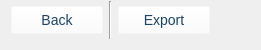
            <widget class="QFrame" name="horizontalFrame_6">
             <property name="styleSheet">
              <string notr="true">QPushButton{
background-color: rgba(255, 255, 255, 0);
color: rgb(25, 68, 105);
font-size: 14px;
min-width:80px;
padding: 5px;
}

QPushButton:hover{
border: 2px solid rgb(25, 68, 105);
}

QFrame{
	max-height: 50px;
}</string>
             </property>
             <layout class="QHBoxLayout" name="horizontalLayout_56">
              <property name="topMargin">
               <number>1</number>
              </property>
              <item>
               <widget class="QPushButton" name="comparepage_back_btn">
                <property name="styleSheet">
                 <string notr="true"/>
                </property>
                <property name="text">
                 <string>Back</string>
                </property>
                <property name="icon">
                 <iconset resource="Assets/Assets.qrc">
                  <normaloff>:/assets/icons/icons8-back-48.png</normaloff>:/assets/icons/icons8-back-48.png</iconset>
                </property>
                <property name="iconSize">
                 <size>
                  <width>25</width>
                  <height>25</height>
                 </size>
                </property>
               </widget>
              </item>
              <item>
               <widget class="Line" name="line_22">
                <property name="orientation">
                 <enum>Qt::Vertical</enum>
                </property>
               </widget>
              </item>
              <item>
               <widget class="QPushButton" name="comparepage_export_btn">
                <property name="text">
                 <string>Export</string>
                </property>
                <property name="icon">
                 <iconset resource="Assets/Assets.qrc">
                  <normaloff>:/assets/icons/icons8-export-48.png</normaloff>:/assets/icons/icons8-export-48.png</iconset>
                </property>
                <property name="iconSize">
                 <size>
                  <width>30</width>
                  <height>30</height>
                 </size>
                </property>
               </widget>
              </item>
              <item>
               <spacer name="horizontalSpacer_91">
                <property name="orientation">
                 <enum>Qt::Horizontal</enum>
                </property>
                <property name="sizeHint" stdset="0">
                 <size>
                  <width>40</width>
                  <height>20</height>
                 </size>
                </property>
               </spacer>
              </item>
             </layout>
            </widget>
